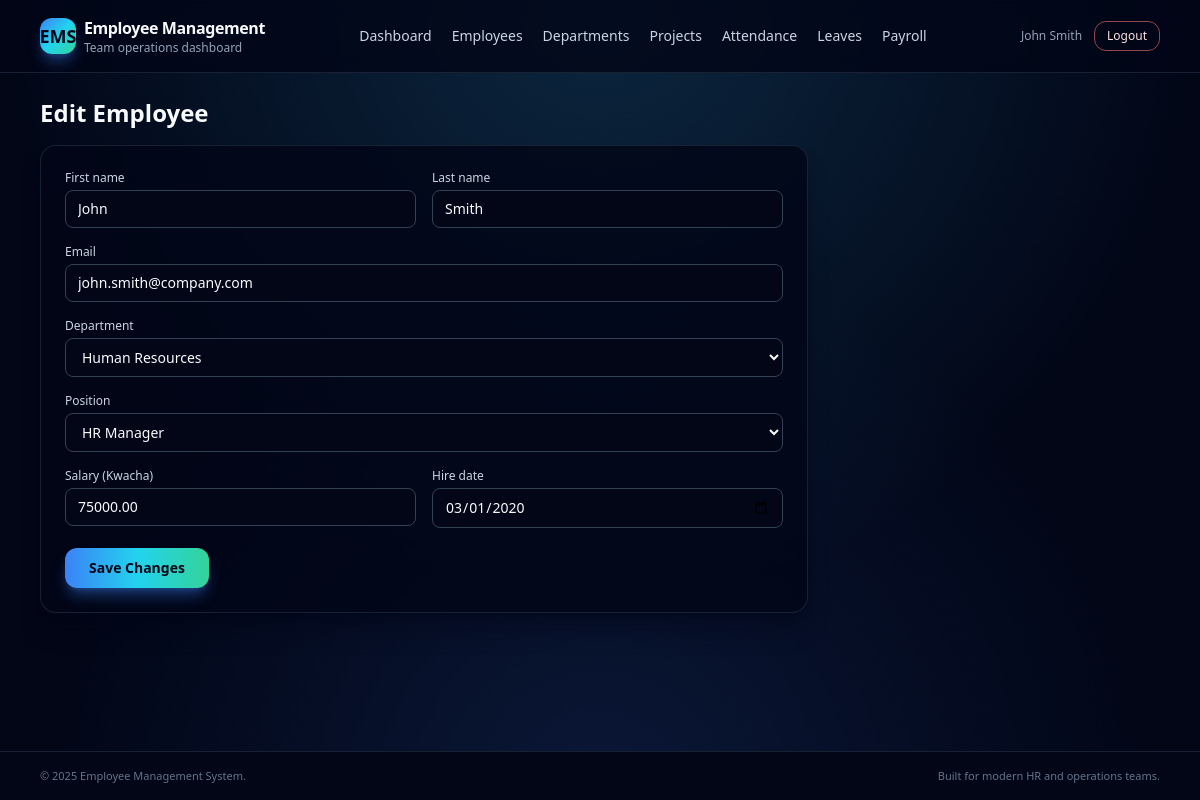
/actions/employee_edit.php?id=1 (signed in), run on the app's committed database.
### tables this page shows
CREATE TABLE IF NOT EXISTS `employees` (
    `employee_id` INT AUTO_INCREMENT PRIMARY KEY,
    `first_name` VARCHAR(50) NOT NULL,
    `last_name` VARCHAR(50) NOT NULL,
    `email` VARCHAR(100) NOT NULL UNIQUE,
    `phone` VARCHAR(20),
    `date_of_birth` DATE,
    `gender` ENUM('Male', 'Female', 'Other') NOT NULL,
    `national_id` VARCHAR(20) UNIQUE,
    `address` TEXT,
    `city` VARCHAR(50),
    `state` VARCHAR(50),
    `postal_code` VARCHAR(20),
    `country` VARCHAR(50) DEFAULT 'USA',
    
     
    `department_id` INT NOT NULL,
    `position_id` INT NOT NULL,
    `hire_date` DATE NOT NULL,
    `employment_type` ENUM('Full-Time', 'Part-Time', 'Contract', 'Temporary') DEFAULT 'Full-Time',
    `salary` DECIMAL(10,2) NOT NULL,
    `bank_account` VARCHAR(50),
    
     
    `is_active` BOOLEAN DEFAULT TRUE,
    `profile_picture` VARCHAR(255),
    `emergency_contact_name` VARCHAR(100),
    `emergency_contact_phone` VARCHAR(20),
    `created_at` TIMESTAMP DEFAULT CURRENT_TIMESTAMP,
    `updated_at` TIMESTAMP DEFAULT CURRENT_TIMESTAMP ON UPDATE CURRENT_TIMESTAMP,
    
    FOREIGN KEY (`department_id`) REFERENCES `departments`(`department_id`),
    FOREIGN KEY (`position_id`) REFERENCES `positions`(`position_id`)
);

CREATE TABLE IF NOT EXISTS `departments` (
    `department_id` INT AUTO_INCREMENT PRIMARY KEY,
    `department_name` VARCHAR(100) NOT NULL UNIQUE,
    `department_code` VARCHAR(10) NOT NULL UNIQUE,
    `manager_id` INT NULL,
    `budget` DECIMAL(15,2) DEFAULT 0.00,
    `established_date` DATE,
    `description` TEXT,
    `created_at` TIMESTAMP DEFAULT CURRENT_TIMESTAMP,
    `updated_at` TIMESTAMP DEFAULT CURRENT_TIMESTAMP ON UPDATE CURRENT_TIMESTAMP
);

CREATE TABLE IF NOT EXISTS `positions` (
    `position_id` INT AUTO_INCREMENT PRIMARY KEY,
    `position_title` VARCHAR(100) NOT NULL,
    `position_code` VARCHAR(20) NOT NULL UNIQUE,
    `department_id` INT NOT NULL,
    `min_salary` DECIMAL(10,2),
    `max_salary` DECIMAL(10,2),
    `job_description` TEXT,
    `requirements` TEXT,
    `created_at` TIMESTAMP DEFAULT CURRENT_TIMESTAMP,
    FOREIGN KEY (`department_id`) REFERENCES `departments`(`department_id`) ON DELETE CASCADE
);

### includes/functions.php (called while the page is built, shortened)
<?php
function h($string) {
    return htmlspecialchars($string, ENT_QUOTES, 'UTF-8');
}

### actions/employee_edit.php (the view, shortened to what this page needs)
<?php
require_once '../includes/functions.php';
require_once '../config/db.php';
$employee_id = isset($_GET['id']) ? (int)$_GET['id'] : 0;
$stmt = $pdo->prepare('SELECT * FROM employees WHERE employee_id = ?');
$stmt->execute([$employee_id]);
$employee = $stmt->fetch();
$depts = $pdo->query('SELECT * FROM departments')->fetchAll();
$positions = $pdo->query('SELECT * FROM positions')->fetchAll();
include '../includes/header.php';
?>
<h2 class="text-2xl font-semibold mb-4">Edit Employee</h2>
<div class="max-w-3xl">
  <form method="POST" class="rounded-2xl border border-slate-800/80 bg-slate-950/80 p-6 shadow-xl shadow-slate-950/40">
    <div class="grid grid-cols-1 md:grid-cols-2 gap-4 text-sm">
      <div>
        <label class="block text-xs font-medium text-slate-300 mb-1">First name</label>
        <input type="text" name="first_name" required
               class="w-full rounded-lg border border-slate-700 bg-slate-950 px-3 py-2 text-sm text-slate-50 placeholder:text-slate-500 focus:outline-none focus:ring-2 focus:ring-cyan-400 focus:border-transparent"
               value="<?= h($employee['first_name']) ?>">
      </div>
      <div>
        <label class="block text-xs font-medium text-slate-300 mb-1">Last name</label>
        <input type="text" name="last_name" required
               class="w-full rounded-lg border border-slate-700 bg-slate-950 px-3 py-2 text-sm text-slate-50 placeholder:text-slate-500 focus:outline-none focus:ring-2 focus:ring-cyan-400 focus:border-transparent"
               value="<?= h($employee['last_name']) ?>">
      </div>
      <div class="md:col-span-2">
        <label class="block text-xs font-medium text-slate-300 mb-1">Email</label>
        <input type="email" name="email" required
               class="w-full rounded-lg border border-slate-700 bg-slate-950 px-3 py-2 text-sm text-slate-50 placeholder:text-slate-500 focus:outline-none focus:ring-2 focus:ring-cyan-400 focus:border-transparent"
               value="<?= h($employee['email']) ?>">
      </div>
      <div class="md:col-span-2">
        <label class="block text-xs font-medium text-slate-300 mb-1">Department</label>
        <select name="department_id" required
                class="w-full rounded-lg border border-slate-700 bg-slate-950 px-3 py-2 text-sm text-slate-50 focus:outline-none focus:ring-2 focus:ring-cyan-400 focus:border-transparent">
          <?php foreach ($depts as $d): ?>
            <option value="<?= $d['department_id'] ?>" class="bg-slate-900" <?= $d['department_id'] == $employee['department_id'] ? 'selected' : '' ?>>
              <?= h($d['department_name']) ?>
            </option>
          <?php endforeach; ?>
        </select>
      </div>
      <div class="md:col-span-2">
        <label class="block text-xs font-medium text-slate-300 mb-1">Position</label>
        <select name="position_id" required
                class="w-full rounded-lg border border-slate-700 bg-slate-950 px-3 py-2 text-sm text-slate-50 focus:outline-none focus:ring-2 focus:ring-cyan-400 focus:border-transparent">
          <?php foreach ($positions as $p): ?>
            <option value="<?= $p['position_id'] ?>" class="bg-slate-900" <?= $p['position_id'] == $employee['position_id'] ? 'selected' : '' ?>>
              <?= h($p['position_title']) ?>
            </option>
          <?php endforeach; ?>
        </select>
      </div>
      <div>
        <label class="block text-xs font-medium text-slate-300 mb-1">Salary (Kwacha)</label>
        <input type="number" step="0.01" name="salary" required
               class="w-full rounded-lg border border-slate-700 bg-slate-950 px-3 py-2 text-sm text-slate-50 placeholder:text-slate-500 focus:outline-none focus:ring-2 focus:ring-cyan-400 focus:border-transparent"
               value="<?= h($employee['salary']) ?>">
      </div>
      <div>
        <label class="block text-xs font-medium text-slate-300 mb-1">Hire date</label>
        <input type="date" name="hire_date" required
               class="w-full rounded-lg border border-slate-700 bg-slate-950 px-3 py-2 text-sm text-slate-50 focus:outline-none focus:ring-2 focus:ring-cyan-400 focus:border-transparent"
               value="<?= h($employee['hire_date']) ?>">
      </div>
    </div>
    <button type="submit"
            class="mt-5 inline-flex items-center justify-center rounded-xl bg-gradient-to-r from-blue-500 via-cyan-400 to-emerald-400 px-6 py-2.5 text-sm font-semibold text-slate-950 shadow-lg shadow-blue-500/40 hover:shadow-blue-400/60 hover:translate-y-[1px] transition-all">
      Save Changes
    </button>
  </form>
</div>
<?php include '../includes/footer.php'; ?>

### data on the page
employees: first_name "John", last_name "Smith", email "john.smith@company.com", department_id "Human Resources", position_id "HR Manager", salary "75000.00", hire_date "03/01/2020"

### other printed values
$_SESSION['name'] "John Smith"
